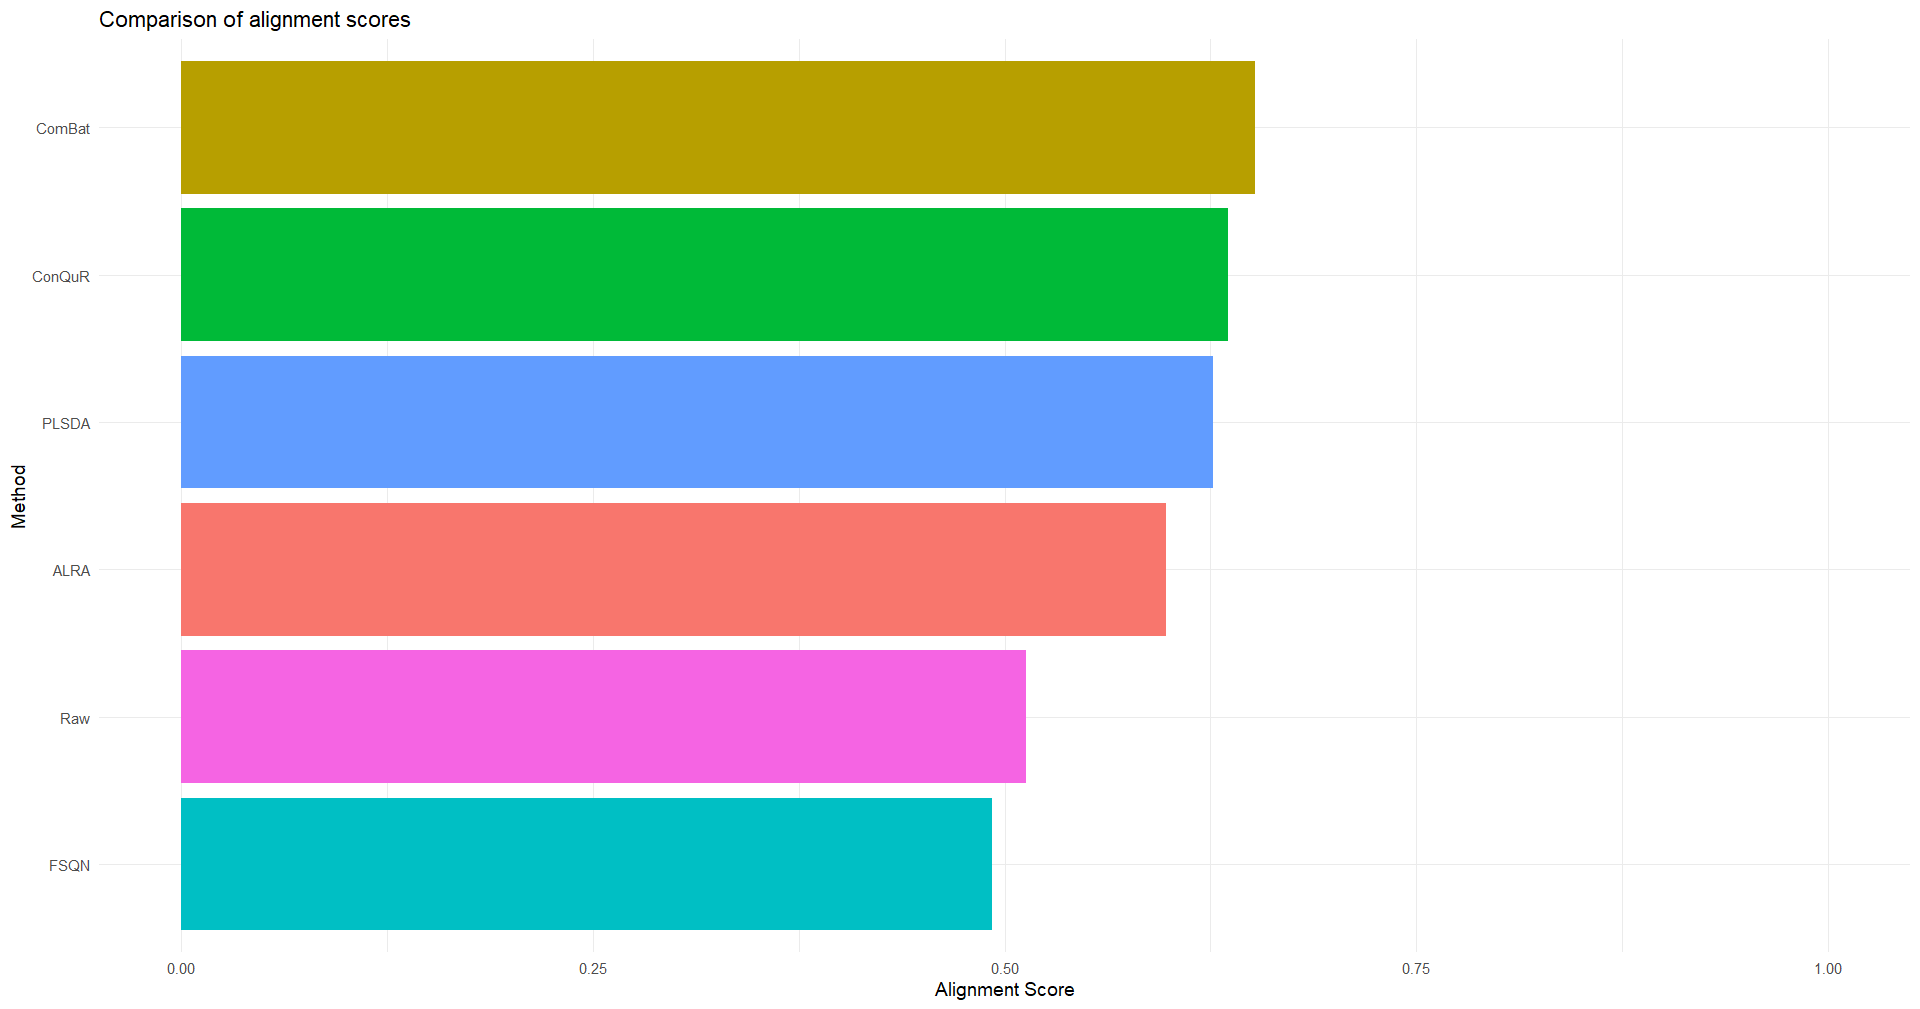

This chart was generated by the following R code:
# ==== Load Libraries ====
library(FNN)
library(readr)
library(dplyr)
library(ggplot2)

# ==== Read Metadata ====
metadata <- read_csv("metadata.csv")
metadata$sample_id <- as.character(metadata$sample_id)

# ==== File Paths ====
file_list <- list(
  Raw = "raw.csv",
  ALRA = "normalized_alra.csv",
  ComBat = "normalized_combat.csv",
  ConQuR = "normalized_conqur.csv",
  FSQN = "normalized_fsqn.csv",
  PLSDA = "normalized_plsda.csv"
)

# ==== Alignment Score Function ====
compute_alignment_score <- function(data, batch_vector, k = 10) {
  # Run PCA
  pca <- prcomp(data, scale. = TRUE)
  coords <- pca$x[, 1:10]  # use first 10 PCs
  
  # Find k-nearest neighbors
  knn_result <- get.knn(coords, k = k)
  neighbors <- knn_result$nn.index
  
  # Compute alignment score
  alignment_scores <- sapply(1:nrow(data), function(i) {
    neighbor_batches <- batch_vector[neighbors[i, ]]
    mean(neighbor_batches != batch_vector[i])  # fraction of neighbors from other batches
  })
  
  return(mean(alignment_scores))
}

# ==== Compute Scores for All Methods ====
alignment_scores <- data.frame(Method = character(), Score = numeric())

for (name in names(file_list)) {
  df <- read_csv(file_list[[name]])
  df$sample_id <- metadata$sample_id
  df_merged <- inner_join(df, metadata, by = "sample_id")
  
  X <- df_merged %>%
    select(where(is.numeric)) %>%
    select_if(~ sd(.) > 0) %>%
    as.matrix()
  
  batch <- df_merged$batchid
  
  score <- compute_alignment_score(X, batch, k = 10)
  alignment_scores <- rbind(alignment_scores, data.frame(Method = name, Score = score))
}

# ==== Plot Alignment Scores ====
ggplot(alignment_scores, aes(x = reorder(Method, Score), y = Score, fill = Method)) +
  geom_col(show.legend = FALSE) +
  coord_flip() +
  labs(
    title = "Comparison of alignment scores",
    x = "Method",
    y = "Alignment Score"
  ) +
  ylim(0, 1) +
  theme_minimal(base_size = 14)
